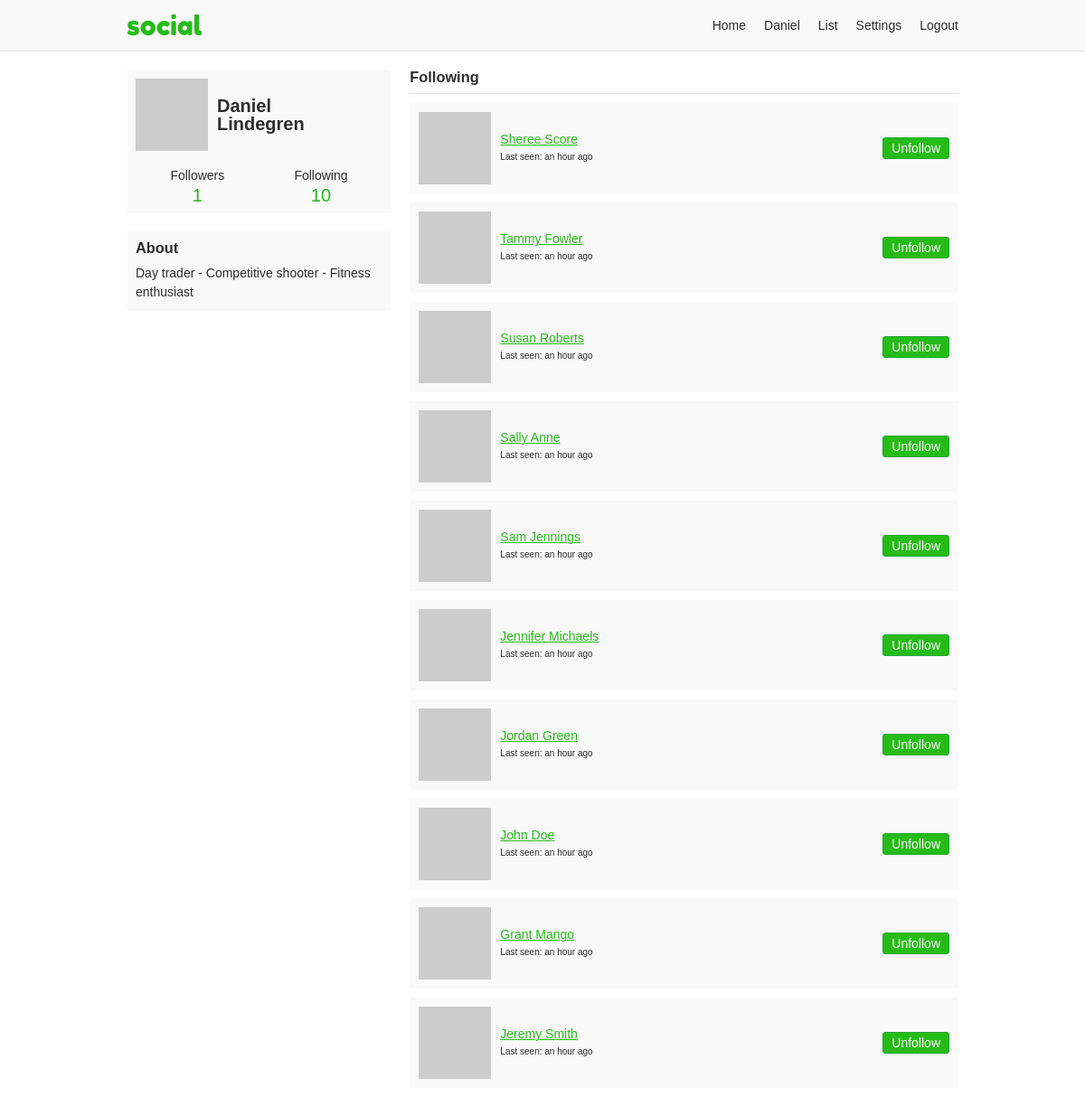
Page /onosendi/following (signed in) on the committed database.
### app/users/models/user.py (models this page shows, shortened)
class User(UserMixin, db.Model, BaseModel):
    username = db.Column(db.String(35), nullable=False, unique=True)
    email = db.Column(db.String(255), nullable=False, unique=True)
    password = db.Column(db.String(128), nullable=False)
    first_name = db.Column(db.String(35), nullable=False)
    last_name = db.Column(db.String(35), nullable=False)
    about_me = db.Column(db.Text)
    last_seen = db.Column(db.DateTime, default=datetime.utcnow)
    posts_per_page = db.Column(db.Integer, default=10, nullable=False)
    full_name = column_property(first_name + " " + last_name)
    followed = db.relationship(
        'User',
        secondary=followers,
        primaryjoin='followers.c.follower_id == User.id',
        secondaryjoin='followers.c.followed_id == User.id',
        backref=db.backref('followers', lazy='dynamic'),
        lazy='dynamic')
    post_author = db.relationship(
        'Post',
        foreign_keys='Post.author_id',
        backref='author', lazy='dynamic')
    post_recipient = db.relationship(
        'Post',
        foreign_keys='Post.recipient_id',
        backref='recipient', lazy='dynamic')
    def is_following(self, user):
        return self.followed.filter(
            followers.c.followed_id == user.id).count() > 0
    @property
    def get_followers(self):
        return self.followers.filter_by(active=True)
    @property
    def get_followed(self):
        return self.followed.filter_by(active=True)
    def avatar(self, size):
        digest = md5(self.email.lower().encode('utf-8')).hexdigest()
        return 'https://www.gravatar.com/avatar/{}?d=monsterid&s={}'.format(
            digest, size)

### app/users/views.py (the view)
@users.route('/<username>/following', methods=['GET', 'POST'])
@login_required
def following(username):
    user = User.query.filter_by(username=username, active=True).first_or_404()
    page = request.args.get('page', 1, type=int)
    following = user.get_followed.paginate(
        page, current_user.posts_per_page, False)
    return render_template('users/following.html', user=user,
                           following=following)

### app/models.py (called while the page is built)
    def commit(self):
        try:
            db.session.add(self)
            db.session.commit()
            return self
        except Exception as E:
            db.session.rollback()
            raise E

### app/users/models/user.py (called while the page is built)
@login.user_loader
def load_user(id):
    return User.query.get(int(id))

### app/users/views.py (called while the page is built)
@users.before_request
def before_request():
    if current_user.is_authenticated:
        current_user.last_seen = datetime.utcnow()
        current_user.commit()

### app/templates/users/following.html (shortened to what this page needs)
{% extends "/base.html" %}
{% block content %}
<div class="grid-container">
  {% include "/users/_profile-info.html" %}
  <main class="profile-content">
    <h3 class="page-sub-title">Following</h3>
    {% if following.pages > 1 %}
     {% from "/_macros.html" import render_pagination %}
    {% endif %}
    {% if following.items %}
    <ul class="follow-list">
      {% for follower in following.items %}
      {% include "/users/_follow-item.html" %}
      {% endfor %}
    </ul>
    {% endif %}
    {% if following.pages > 1 %}
     {% from "/_macros.html" import render_pagination %}
    {% endif %}
  </main>
</div>
{% endblock %}

### app/templates/base.html (shortened to what this page needs)
<!doctype html>
<html lang="en">
<head>
  <link rel="stylesheet" href="{{ url_for('static', filename='css/layout.css') }}">
</head>
<body>
<div class="header-container">
  <header class="site-header responsive-container">
    <h1 class="branding"><a href="{{ url_for('static_views.index') }}">{{ APP_NAME }}</a></h1>
    {% if current_user.is_authenticated %}
    <ul class="primary-nav">
      <li><a href="{{ url_for('users.home') }}">Home</a></li>
      <li><a href="{{ url_for('users.profile', username=current_user.username) }}">{{ current_user.first_name }}</a></li>
      <li><a href="{{ url_for('users.list') }}">List</a></li>
      <li><a href="{{ url_for('users.settings_account') }}">Settings</a></li>
      <li><a href="{{ url_for('static_views.logout') }}">Logout</a></li>
    </ul>
    {% endif %}
  </header>
</div>
<div class="responsive-container">
{% block content %}
{% endblock %}
</div>
</body>
</html>

### app/templates/users/_profile-info.html (shortened to what this page needs)
<aside class="profile-aside">
  <div class="profile-info-container">
    <a class="profile-info" href="{{ url_for('users.profile', username=user.username) }}">
      <img src="{{ user.avatar(60) }}">
      <h2>{{ user.first_name }}<br>{{ user.last_name }}</h1>
    </a>
    <div class="user-numbers user-numbers-profile">
      <a href="{{ url_for('users.followers', username=user.username) }}">
        Followers <span>{{ user.get_followers.count() }}</span>
      </a>
      <a href="{{ url_for('users.following', username=user.username) }}">
        Following <span>{{ user.get_followed.count() }}</span>
      </a>
    </div>
  </div>
  {% if user.about_me %}
  <div class="about-container">
    <h3>About</h3>
    <p>{{ user.about_me }}</p>
  </div>
  {% endif %}
</aside>

### app/templates/users/_follow-item.html
<li>
  <img src="{{ follower.avatar(40) }}">
  <div class="follow-info">
    <a href="{{ url_for('users.profile', username=follower.username) }}">
      {{ follower.full_name }}
    </a>
    <p class="last-seen">
      Last seen: {{ moment(user.last_seen).fromNow() }}
    </p>
  </div>
  {% if current_user != follower %}
    {% if current_user.is_following(follower) %}
    <a class="button" href="{{ url_for('users.user_action', username=follower.username, action='unfollow') }}">
      Unfollow
    </a>
    {% else %}
    <a class="button" href="{{ url_for('users.user_action', username=follower.username, action='follow') }}">
      Follow
    </a>
    {% endif %}
  {% endif %}
</li>

### app/static/css/layout.css (style rules this page uses)
:root { --green: #26bc18; --dark-green: #21a42f; --light-gray: #f9f9f9; --dark-gray: #e3e3e3; --light-green: #e9ffe0; --green-border: #c9ffb2; --green-text: #335922; --text-color: #2d2d2d; --white: #fff; --red: #cc0000; }
*, *::before, *::after { box-sizing: border-box; }
html { font-family: sans-serif; font-size: 62.5%; }
article, aside, figcaption, figure, footer, header, hgroup, main, nav, section { display: block; }
body { margin: 0; color: var(--text-color); font-size: 1.4rem; line-height: 1; }
h1, h2, h3, h4, h5, h6 { margin: 0 0 10px 0; }
p, ol, ul, dl { margin: 0 0 10px 0; padding: 0; }
p { line-height: 1.5; }
img { display: block; }
ol, ul { list-style: none; }
a, a:link { color: var(--green); ext-decoration: none; }
.page-sub-title { padding-bottom: 10px; border-bottom: 1px solid var(--dark-gray); }
.button, .button:link { display: block; padding: 4px 9px; text-align: center; background-color: var(--green); border: 1px solid var(--dark-green); border-radius: 3px; color: var(--white); text-decoration: none; }
.responsive-container { margin: 0 auto; max-width: 960px; padding: 0 20px; }
.grid-container { display: grid; grid-template-columns: repeat(12, [col-start] 1fr); grid-gap: 20px; }
.grid-container > .profile-aside, .grid-container > .profile-content, .grid-container > .settings-aside, .grid-container > .settings-content, .grid-container > .index-content, .grid-container > .index-registration { grid-column: col-start / -1; }
@media (min-width: 768px) { .grid-container > .profile-aside { grid-column: col-start / span 4; } }
@media (min-width: 768px) { .grid-container > .profile-content { grid-column: col-start 5 / span 8; } }
.header-container { margin-bottom: 20px; background-color: var(--light-gray); border-bottom: 1px solid var(--dark-gray); }
.header-container .site-header { align-items: center; display: flex; }
.branding { margin: 0; padding: 10px 0; }
.branding a { font: 30px "Fredoka One"; text-decoration: none; }
.primary-nav { display: flex; margin: 0 0 0 auto; }
.primary-nav li { padding: 0 10px; }
.primary-nav li:last-child { padding-right: 0; }
.primary-nav a { color: var(--text-color); text-decoration: none; }
.profile-info-container, .about-container, .last-seen-container { padding: 10px; margin-bottom: 20px; background-color: var(--light-gray); border-radius: 3px; }
.about-container > p, .last-seen-container > p { margin-bottom: 0; }
.profile-info { align-items: center; display: flex; margin-bottom: 20px; overflow: hidden; }
.profile-info, .profile-info:link { color: var(--text-color); text-decoration: none; }
.profile-info > h2 { margin: 0 0 0 10px; font-size: 20px; }
.user-numbers { display: flex; text-align: center; }
.user-numbers > a { color: var(--text-color); text-decoration: none; }
.user-numbers-profile > a { width: 50%; }
.user-numbers > a span { display: block; margin-top: 5px; color: var(--green); font-size: 20px; }
.follow-list { margin-bottom: 0; }
.follow-list > li { align-items: center; display: flex; margin-bottom: 10px; padding: 10px; position: relative; background-color: var(--light-gray); }
.follow-list > li > a { margin: 0 auto 0; position: absolute; right: 10px; }
.follow-info { margin-left: 10px; }
.follow-info > a { display: block; margin-bottom: 5px; }
.follow-info .last-seen { margin-bottom: 0; font-size: 1rem; }

### rows in the picture
User: first_name "Daniel", last_name "Lindegren", about_me "Day trader - Competitive shooter - Fitness enthusiast", last_seen "an hour ago"
User: full_name "Sheree Score"
User: full_name "Tammy Fowler"
User: full_name "Susan Roberts"
User: full_name "Sally Anne"
User: full_name "Sam Jennings"
User: full_name "Jennifer Michaels"
User: full_name "Jordan Green"
User: full_name "John Doe"
User: full_name "Grant Mango"
User: full_name "Jeremy Smith"

### other values in the picture
{{ APP_NAME }} "social"
{{ user.get_followers.count() }} "1"
{{ user.get_followed.count() }} "10"
